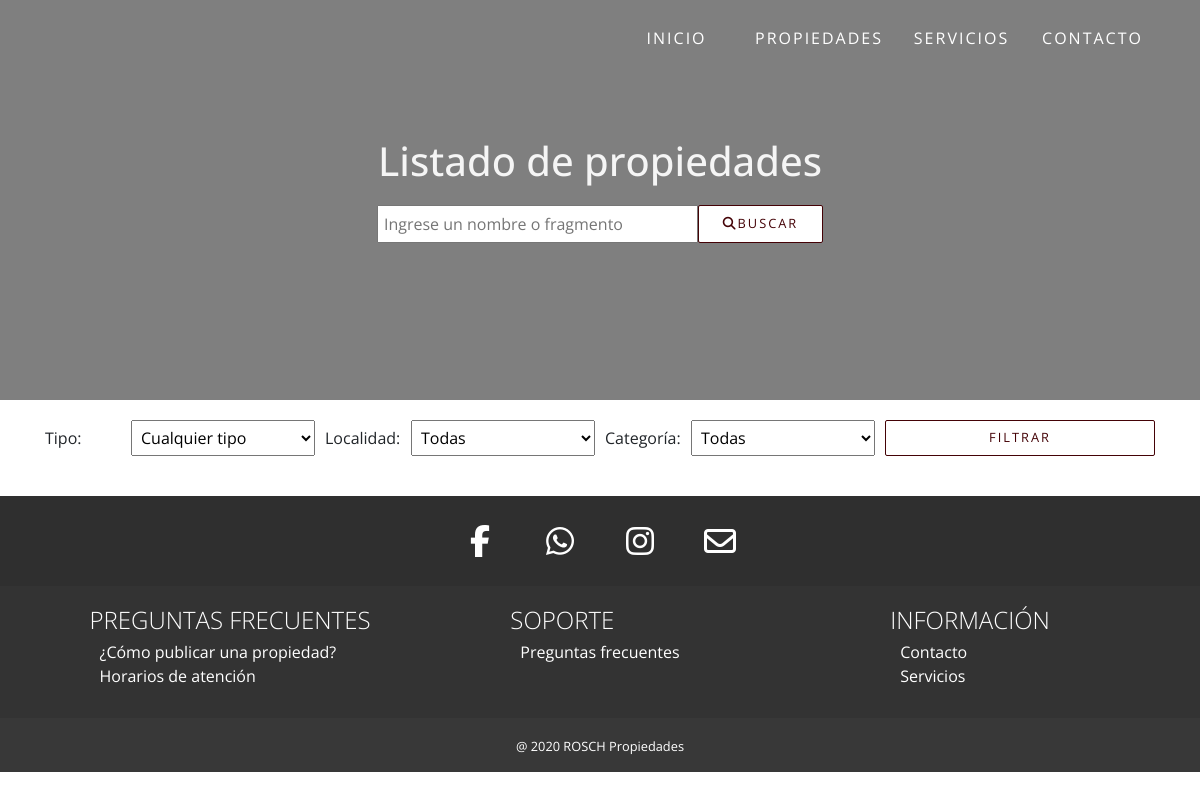
Before: /propiedades.php?Nombre=Thompson 550, CASA, Lote de 7,95X61,63 with the older database file.
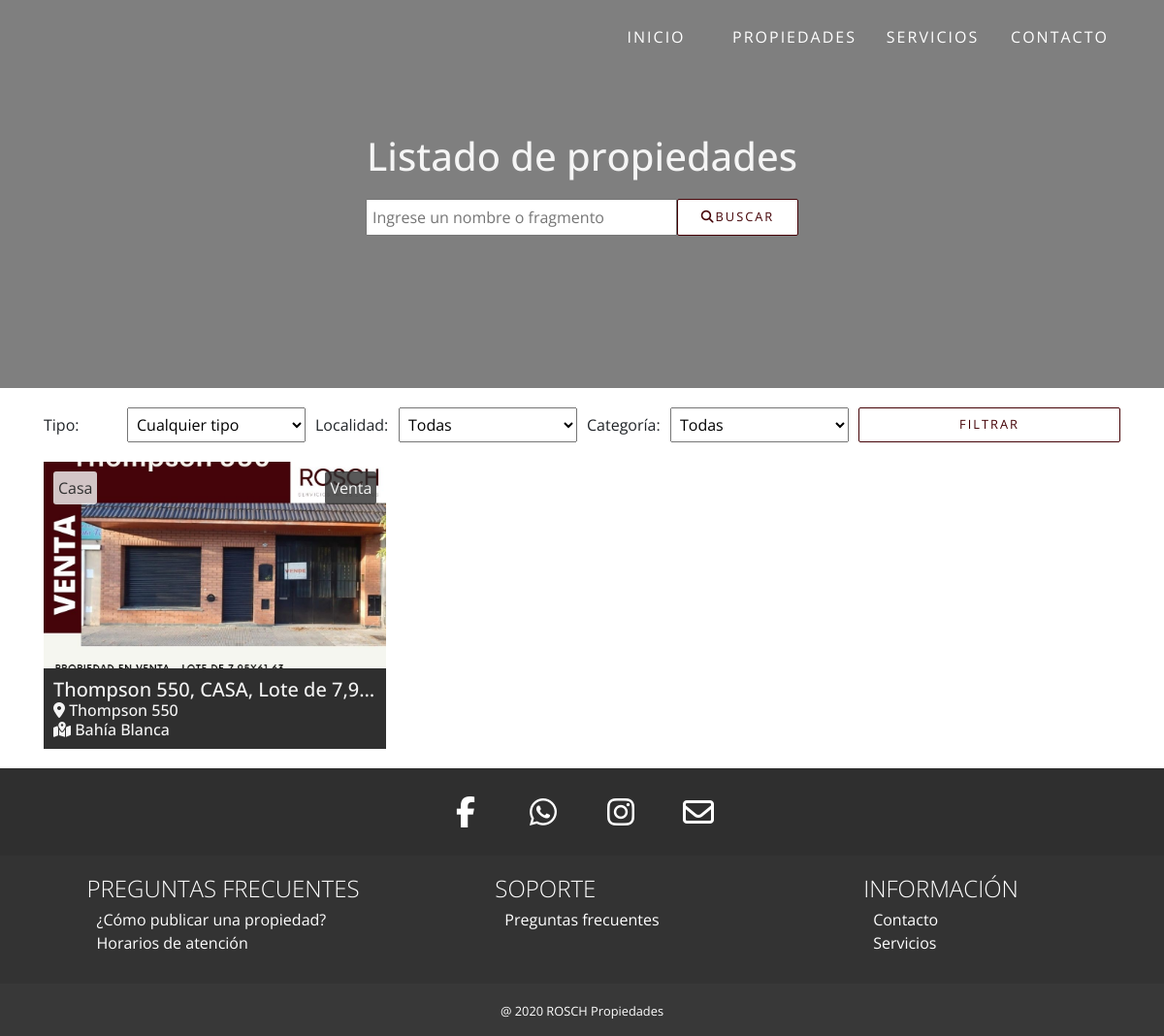
After: the same page with the newer database file.
### tables this page shows
CREATE TABLE `propiedades` (
  `ID_Propiedad` int(11) NOT NULL,
  `Título` varchar(255) NOT NULL,
  `Dirección` varchar(255) NOT NULL,
  `ID_Tipo` tinyint(4) NOT NULL,
  `Piso` tinyint(4) DEFAULT NULL,
  `Departamento` varchar(20) DEFAULT NULL,
  `Descripción` text DEFAULT NULL,
  `Localidad` varchar(255) NOT NULL,
  `Categoría` varchar(255) NOT NULL
);

CREATE TABLE `tipos_propiedades` (
  `ID_Tipo` tinyint(11) NOT NULL,
  `Nombre_Tipo` varchar(255) NOT NULL
);

### propiedades.php (the view, shortened to what this page needs)
<?php
require_once("conexion.php");
if (empty($_GET)) {
	$consulta = $conexionBD->prepare("SELECT propiedades.ID_Propiedad, propiedades.Título, propiedades.Dirección, tipos_propiedades.Nombre_Tipo AS Tipo, propiedades.Piso, propiedades.Departamento, propiedades.Descripción, propiedades.Localidad, propiedades.Categoría FROM propiedades INNER JOIN tipos_propiedades ON propiedades.ID_Tipo = tipos_propiedades.ID_Tipo WHERE Categoría!='No disponible'");
	$consulta->execute();
	$resultados = $consulta->fetchAll();
} else if(isset($_GET['Nombre'])) {
	$consulta = $conexionBD->prepare("SELECT propiedades.ID_Propiedad, propiedades.Título, propiedades.Dirección, tipos_propiedades.Nombre_Tipo AS Tipo, propiedades.Piso, propiedades.Departamento, propiedades.Descripción, propiedades.Localidad, propiedades.Categoría FROM propiedades INNER JOIN tipos_propiedades ON propiedades.ID_Tipo = tipos_propiedades.ID_Tipo WHERE Título LIKE ?");
	$consulta->execute(array("%" . $_GET['Nombre'] . "%"));
	$resultados = $consulta->fetchAll();
}
?>
<!DOCTYPE html>
<html lang="en">
<head>
	<link rel="stylesheet" href="https://stackpath.bootstrapcdn.com/bootstrap/4.5.2/css/bootstrap.min.css">
	<link href='https://cdn.jsdelivr.net/npm/boxicons@2.0.5/css/boxicons.min.css' rel='stylesheet'>
	<link rel="stylesheet" href="css/master.css">
	<link rel="stylesheet" href="css/propiedades.css">
</head>
<body>
	<div class="intro">
		<div class="container">
			<h1>Listado de propiedades</h1>
			<form action="">
				<input type="text" name="Nombre" placeholder="Ingrese un nombre o fragmento">
				<button class="button"><i class="fas fa-search"></i><span>Buscar</span></button>
			</form>
		</div>
	</div>
	<section class="propiedades">
		<div class="filtros">
			<div class="container">
				<form class="grid-wrapper" method="GET">
					<label>
						<span>Tipo:</span>
						<select name="Tipo">
							<option value="">Cualquier tipo</option>
							<?php
								$tipos = $conexionBD->prepare("SELECT * FROM tipos_propiedades;");
								$tipos->execute();
								$tipos = $tipos->fetchAll();
							?>
						</select>
					</label>
					<label>
						<span>Localidad:</span>
						<select name="Localidad">
							<option value="">Todas</option>
						</select>
					</label>
					<label>
						<span>Categoría:</span>
						<select name="Categoría">
							<option value="Ambas">Todas</option>
						</select>
					</label>
					<button class="button">Filtrar</button>
				</form>
			</div>
		</div>
		<div class="container">
		<?php foreach ($resultados as $resultado => $propiedad): ?>
			<div class="propiedad">
				<a class="cat" href="<?php echo 'propiedades.php?Tipo=&Localidad=&Categoría=' . $propiedad['Categoría']; ?>">
					<?php echo $propiedad['Categoría']; ?>
				</a>
				<?php foreach ($tipos as $resultado => $nombre): ?>
					<?php if ($nombre['Nombre_Tipo'] == $propiedad['Tipo']): ?>
						<a class="type" href="propiedades.php?Tipo=<?php echo $nombre['ID_Tipo'] ?>&Localidad=&Categoría=Ambas"> <?php echo $propiedad['Tipo']; ?> </a>
					<?php endif; ?>
				<?php endforeach; ?>
				<a href="detalles.php?Propiedad=<?php echo $propiedad['ID_Propiedad'] ?>" class="detail-link">
					<div class="back" style="background-image: url('imgs/propiedades/<?php echo $propiedad['Título']; ?>/<?php echo scandir("imgs/propiedades/{$propiedad['Título']}")[2]; ?>'); background-position: center; background-size: cover; background-repeat: no-repeat;"></div>
					<div class="desc">
						<h5 title="<?php echo $propiedad['Título']; ?>"><?php echo $propiedad['Título']; ?></h6>
						<h6 title="<?php echo $propiedad['Dirección']; ?>"><i class="fas fa-map-marker-alt"></i> <?php echo $propiedad['Dirección']; ?></h6>
						<h6 title="<?php echo $propiedad['Localidad']; ?>"><i class="fas fa-map-marked-alt"></i> <?php echo $propiedad['Localidad']; ?></h6>
					</div>
				</a>
			</div>
		<?php endforeach; ?>
		</div>
	</section>
</body>
</html>

Changed rows visible on the page:
added propiedades: Categoría "Venta", Título (picture), Título "Thompson 550, CASA, Lote de 7,9…", Dirección "Thompson 550", Localidad "Bahía Blanca"
now on this page (row unchanged): tipos_propiedades: Nombre_Tipo "Casa"
